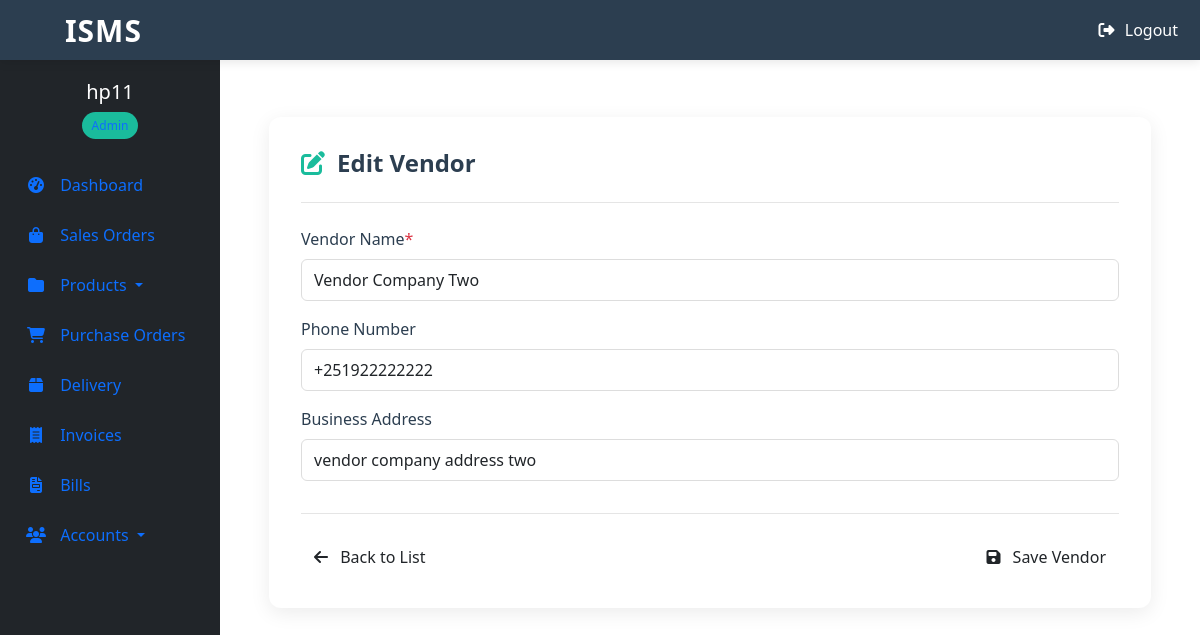
The app's page /staff/vendors/2/update/ (signed in) with its own data.
### accounts/models.py (models this page shows, shortened)
class Vendor(models.Model):
    name = models.CharField(
        max_length=100,
        verbose_name=_('Vendor Name'),
        unique=True
    )
    slug = models.SlugField(
        unique=True,
        editable=True,
        help_text=_('URL-friendly version of the name'),
        blank=True,  # Allow blank initially
        null=False,  # Don't allow null
        default='',  # Default empty string to avoid migration issues
    )
    phone_number = PhoneNumberField(
        blank=True,
        null=True,
        verbose_name=_('Contact Number')
    )
    address = models.TextField(
        blank=True,
        null=True,
        verbose_name=_('Business Address')
    )
    website = models.URLField(
        blank=True,
        null=True,
        verbose_name=_('Website URL')
    )
    is_active = models.BooleanField(
        default=True,
        verbose_name=_('Active Vendor')
    )
    created_at = models.DateTimeField(auto_now_add=True)
    updated_at = models.DateTimeField(auto_now=True)
    class Meta:
        ordering = ['name']
        verbose_name = _('Vendor')
        verbose_name_plural = _('Vendors')

### accounts/views.py (the view, shortened to what this page needs)
# urls.py: path('vendors/<int:pk>/update/', VendorUpdateView.as_view(), name='vendor-update'),
class VendorUpdateView(LoginRequiredMixin, UserPassesTestMixin, UpdateView):
    model = Vendor
    form_class = VendorUpdateForm
    template_name = 'accounts/vendor_form.html'
    success_url = reverse_lazy('accounts:vendor-list')
    def test_func(self):
        user = self.request.user
        return user.is_superuser or (hasattr(user, 'profile') and user.profile.role == 'AD')
    def get_context_data(self, **kwargs):
        context = super().get_context_data(**kwargs)
        context['title'] = f"Update {self.object.name}"
        context['is_updating'] = True
        return context

### accounts/forms.py (shortened to what this page needs)
class VendorUpdateForm(forms.ModelForm):
    class Meta:
        model = Vendor
        fields = ['name', 'phone_number', 'address']
        labels = {
            'name': _('Vendor Name'),
            'phone_number': _('Phone Number'),
            'address': _('Business Address'),
        }
        widgets = {
            'name': forms.TextInput(attrs={'class': 'form-control', 'placeholder': _('Vendor Name')}),
            'phone_number': forms.TextInput(attrs={'class': 'form-control', 'placeholder': _('Phone Number')}),
            'address': forms.TextInput(attrs={'class': 'form-control', 'placeholder': _('Business Address')}),
        }

### accounts/templates/accounts/vendor_form.html (shortened to what this page needs)
{% extends 'base.html' %}
{% load crispy_forms_tags %}
{% load static %}
{% block content %}
<div class="vendor-form-container">
    <div class="vendor-form-row justify-content-center">
        <div class="vendor-form-main-col">
            <div class="vendor-form-card">
                <div class="vendor-form-card-body">
                    <h2 class="vendor-form-title">
                        <i class="fas vendor-form-title-icon {% if form.instance.pk %}fa-edit{% else %}fa-plus-circle{% endif %}"></i>
                        {{ form.instance.pk|yesno:"Edit Vendor,Add Vendor" }}
                    </h2>
                    <div class="vendor-form-divider"></div>
                    <form method="post" novalidate class="vendor-form">
                        <div class="vendor-form-content">
                            {{ form|crispy }}
                        </div>
                        <div class="vendor-form-actions">
                            <a href="{% url 'accounts:vendor-list' %}" class="btn vendor-form-cancel-btn">
                                <i class="fas fa-arrow-left vendor-form-btn-icon"></i> Back to List
                            </a>
                            <button type="submit" class="btn vendor-form-submit-btn">
                                <i class="fas fa-save vendor-form-btn-icon"></i> Save Vendor
                            </button>
                        </div>
                    </form>
                </div>
            </div>
        </div>
    </div>
</div>
{% endblock %}

### templates/base.html (shortened to what this page needs)
<!DOCTYPE html>
{% load static %}
{% load crispy_forms_tags %}
<html lang="en">
<head>
    <link rel="stylesheet" href="{% static 'inventory_managment_system/css/styles_one.css' %}">
    <link href="https://cdn.jsdelivr.net/npm/bootstrap@5.3.3/dist/css/bootstrap.min.css" rel="stylesheet">
    <link rel="stylesheet" href="https://cdnjs.cloudflare.com/ajax/libs/font-awesome/6.5.0/css/all.min.css">
</head>
<body>
    <nav class="navbar navbar-expand-md navbar-dark fixed-top">
        <div class="container-fluid">
            <a class="navbar-brand" style="font-size: 30px; padding-left: 4.5%;" href="{% url 'store:dashboard' %}">
                ISMS
            </a>
            <div class="collapse navbar-collapse" id="navbarToggle">
                <ul class="navbar-nav ms-auto">
                    {% if request.user.is_authenticated %}
                    <li class="nav-item">
                        <form method="POST" action="{% url 'accounts:logout' %}" style="display: inline;">
                            <button type="submit" class="btn btn-link nav-link text-white" style="padding: 0; border: none;">
                                <i class="fas fa-sign-out-alt me-1"></i> Logout
                            </button>
                        </form>
                    </li>
                    {% endif %}
                </ul>
            </div>
        </div>
    </nav>
    {% if request.user.is_authenticated %}
    <div class="sidebar">
        <div class="sidebar-header">
            <a href="{% url 'accounts:profile' %}" class="text-decoration-none">
                <h5>{{ request.user.username }}</h5>
                <span class="user-badge">
                    {% if request.user.profile.role == 'AD' %} Admin
                    {% elif request.user.profile.role == 'EX' %} Executive
                    {% else %} Operative {% endif %}
                </span>
            </a>
        </div>
        <ul class="nav flex-column">
            <li class="nav-item">
                <a class="nav-link {% if request.resolver_match.url_name == 'dashboard' %}active{% endif %}" href="{% url 'store:dashboard' %}">
                    <i class="fas fa-tachometer-alt"></i> Dashboard
                </a>
            </li>
            <li class="nav-item">
                <a class="nav-link {% if request.resolver_match.url_name == 'sale-list' %}active{% endif %}" href="{% url 'transactions:sale-list' %}">
                    <i class="fas fa-shopping-bag"></i> Sales Orders
                </a>
            </li>
            <li class="nav-item dropdown">
                <a class="nav-link dropdown-toggle {% if request.resolver_match.url_name in 'product-list category-list' %}active{% endif %}" href="#" id="productsDropdown" data-bs-toggle="dropdown">
                    <i class="fas fa-folder"></i> Products
                </a>
            </li>
            <li class="nav-item">
                <a class="nav-link {% if request.resolver_match.url_name == 'purchase-list' %}active{% endif %}" href="{% url 'transactions:purchase-list' %}">
                    <i class="fas fa-shopping-cart"></i> Purchase Orders
                </a>
            </li>
            <li class="nav-item">
                <a class="nav-link {% if request.resolver_match.url_name == 'deliveries' %}active{% endif %}" href="{% url 'store:deliveries' %}">
                    <i class="fas fa-box"></i> Delivery
                </a>
            </li>
            <li class="nav-item">
                <a class="nav-link {% if request.resolver_match.url_name == 'invoice-list' %}active{% endif %}" href="{% url 'invoice:invoice-list' %}">
                    <i class="fas fa-receipt"></i> Invoices
                </a>
            </li>
            <li class="nav-item">
                <a class="nav-link {% if request.resolver_match.url_name == 'bill-list' %}active{% endif %}" href="{% url 'bills:bill-list' %}">
                    <i class="fas fa-file-invoice"></i> Bills
                </a>
            </li>
            <li class="nav-item dropdown">
                <a class="nav-link dropdown-toggle {% if request.resolver_match.url_name in 'profile-list customer-list vendor-list' %}active{% endif %}" href="#" id="accountsDropdown" data-bs-toggle="dropdown">
                    <i class="fas fa-users"></i> Accounts
                </a>
            </li>
        </ul>
    </div>
    {% endif %}
    <div class="content">
        {% block content %}
        {% endblock content %}
    </div>
</body>
</html>

### records on screen
Vendor: instance.pk "Edit Vendor", name "Vendor Company Two", phone_number "+251922222222", address "vendor company address two"

### other values on screen
{{ request.user.username }} "hp11"
